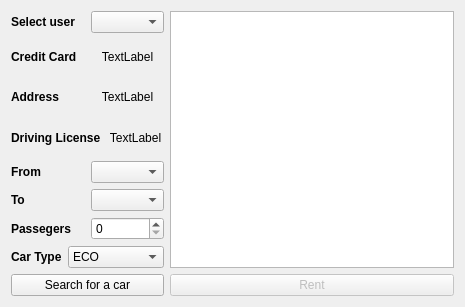
<?xml version="1.0" encoding="UTF-8"?>
<ui version="4.0">
 <class>UserRentForm</class>
 <widget class="QWidget" name="UserRentForm">
  <property name="geometry">
   <rect>
    <x>0</x>
    <y>0</y>
    <width>465</width>
    <height>307</height>
   </rect>
  </property>
  <property name="windowTitle">
   <string>Form</string>
  </property>
  <layout class="QHBoxLayout" name="horizontalLayout_11">
   <item>
    <layout class="QHBoxLayout" name="horizontalLayout_8">
     <item>
      <layout class="QVBoxLayout" name="verticalLayout">
       <item>
        <layout class="QHBoxLayout" name="horizontalLayout">
         <item>
          <widget class="QLabel" name="label">
           <property name="font">
            <font>
             <bold>true</bold>
            </font>
           </property>
           <property name="text">
            <string>Select user</string>
           </property>
          </widget>
         </item>
         <item>
          <widget class="QComboBox" name="whoAmI_comboBox"/>
         </item>
        </layout>
       </item>
       <item>
        <layout class="QHBoxLayout" name="horizontalLayout_6">
         <item>
          <widget class="QLabel" name="label_7">
           <property name="maximumSize">
            <size>
             <width>16777215</width>
             <height>100</height>
            </size>
           </property>
           <property name="font">
            <font>
             <bold>true</bold>
            </font>
           </property>
           <property name="text">
            <string>Credit Card</string>
           </property>
          </widget>
         </item>
         <item>
          <widget class="QLabel" name="CC_label">
           <property name="maximumSize">
            <size>
             <width>16777215</width>
             <height>100</height>
            </size>
           </property>
           <property name="text">
            <string>TextLabel</string>
           </property>
           <property name="alignment">
            <set>Qt::AlignCenter</set>
           </property>
           <property name="wordWrap">
            <bool>true</bool>
           </property>
          </widget>
         </item>
        </layout>
       </item>
       <item>
        <layout class="QHBoxLayout" name="horizontalLayout_5">
         <item>
          <widget class="QLabel" name="label_6">
           <property name="maximumSize">
            <size>
             <width>16777215</width>
             <height>100</height>
            </size>
           </property>
           <property name="font">
            <font>
             <bold>true</bold>
            </font>
           </property>
           <property name="text">
            <string>Address</string>
           </property>
          </widget>
         </item>
         <item>
          <widget class="QLabel" name="Addresss_label">
           <property name="maximumSize">
            <size>
             <width>16777215</width>
             <height>100</height>
            </size>
           </property>
           <property name="text">
            <string>TextLabel</string>
           </property>
           <property name="alignment">
            <set>Qt::AlignCenter</set>
           </property>
           <property name="wordWrap">
            <bool>true</bool>
           </property>
          </widget>
         </item>
        </layout>
       </item>
       <item>
        <layout class="QHBoxLayout" name="horizontalLayout_7">
         <item>
          <widget class="QLabel" name="label_9">
           <property name="maximumSize">
            <size>
             <width>16777215</width>
             <height>100</height>
            </size>
           </property>
           <property name="font">
            <font>
             <bold>true</bold>
            </font>
           </property>
           <property name="text">
            <string>Driving License</string>
           </property>
          </widget>
         </item>
         <item>
          <widget class="QLabel" name="DL_label">
           <property name="maximumSize">
            <size>
             <width>16777215</width>
             <height>100</height>
            </size>
           </property>
           <property name="text">
            <string>TextLabel</string>
           </property>
           <property name="alignment">
            <set>Qt::AlignCenter</set>
           </property>
           <property name="wordWrap">
            <bool>true</bool>
           </property>
          </widget>
         </item>
        </layout>
       </item>
       <item>
        <layout class="QHBoxLayout" name="horizontalLayout_2">
         <item>
          <widget class="QLabel" name="label_2">
           <property name="font">
            <font>
             <bold>true</bold>
            </font>
           </property>
           <property name="text">
            <string>From</string>
           </property>
          </widget>
         </item>
         <item>
          <widget class="QComboBox" name="from_comboBox"/>
         </item>
        </layout>
       </item>
       <item>
        <layout class="QHBoxLayout" name="horizontalLayout_3">
         <item>
          <widget class="QLabel" name="label_3">
           <property name="font">
            <font>
             <bold>true</bold>
            </font>
           </property>
           <property name="text">
            <string>To</string>
           </property>
          </widget>
         </item>
         <item>
          <widget class="QComboBox" name="to_comboBox"/>
         </item>
        </layout>
       </item>
       <item>
        <layout class="QHBoxLayout" name="horizontalLayout_4">
         <item>
          <widget class="QLabel" name="label_4">
           <property name="font">
            <font>
             <bold>true</bold>
            </font>
           </property>
           <property name="text">
            <string>Passegers</string>
           </property>
          </widget>
         </item>
         <item>
          <widget class="QSpinBox" name="passagers_spinBox">
           <property name="maximum">
            <number>7</number>
           </property>
          </widget>
         </item>
        </layout>
       </item>
       <item>
        <layout class="QHBoxLayout" name="horizontalLayout_10">
         <item>
          <widget class="QLabel" name="label_5">
           <property name="font">
            <font>
             <bold>true</bold>
            </font>
           </property>
           <property name="text">
            <string>Car Type</string>
           </property>
          </widget>
         </item>
         <item>
          <widget class="QComboBox" name="carType_comboBox">
           <item>
            <property name="text">
             <string>ECO</string>
            </property>
           </item>
           <item>
            <property name="text">
             <string>MID-CLASS</string>
            </property>
           </item>
           <item>
            <property name="text">
             <string>DELUXE</string>
            </property>
           </item>
          </widget>
         </item>
        </layout>
       </item>
       <item>
        <widget class="QPushButton" name="search_pushButton">
         <property name="text">
          <string>Search for a car</string>
         </property>
        </widget>
       </item>
      </layout>
     </item>
     <item>
      <layout class="QVBoxLayout" name="verticalLayout_2">
       <item>
        <widget class="QTextBrowser" name="output">
         <property name="maximumSize">
          <size>
           <width>16777189</width>
           <height>16777215</height>
          </size>
         </property>
        </widget>
       </item>
       <item>
        <widget class="QPushButton" name="rent_pushButton">
         <property name="enabled">
          <bool>false</bool>
         </property>
         <property name="text">
          <string>Rent</string>
         </property>
        </widget>
       </item>
      </layout>
     </item>
    </layout>
   </item>
  </layout>
 </widget>
 <resources/>
 <connections/>
</ui>
